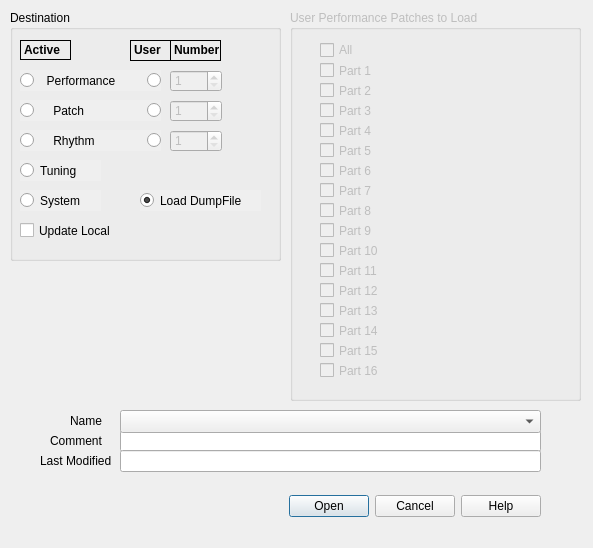
<?xml version="1.0" encoding="UTF-8"?>
<ui version="4.0">
 <class>Load_Dialog</class>
 <widget class="QDialog" name="Load_Dialog">
  <property name="windowModality">
   <enum>Qt::NonModal</enum>
  </property>
  <property name="geometry">
   <rect>
    <x>0</x>
    <y>0</y>
    <width>593</width>
    <height>548</height>
   </rect>
  </property>
  <property name="windowTitle">
   <string>Load Data</string>
  </property>
  <property name="modal">
   <bool>true</bool>
  </property>
  <widget class="QDialogButtonBox" name="Load_buttonBox">
   <property name="geometry">
    <rect>
     <x>40</x>
     <y>490</y>
     <width>501</width>
     <height>32</height>
    </rect>
   </property>
   <property name="orientation">
    <enum>Qt::Horizontal</enum>
   </property>
   <property name="standardButtons">
    <set>QDialogButtonBox::Cancel|QDialogButtonBox::Help|QDialogButtonBox::Open</set>
   </property>
  </widget>
  <widget class="QLineEdit" name="Load_Comment_display">
   <property name="geometry">
    <rect>
     <x>120</x>
     <y>430</y>
     <width>421</width>
     <height>22</height>
    </rect>
   </property>
   <property name="mouseTracking">
    <bool>false</bool>
   </property>
   <property name="acceptDrops">
    <bool>false</bool>
   </property>
   <property name="text">
    <string notr="true"/>
   </property>
   <property name="maxLength">
    <number>255</number>
   </property>
   <property name="readOnly">
    <bool>true</bool>
   </property>
  </widget>
  <widget class="QLabel" name="label">
   <property name="geometry">
    <rect>
     <x>50</x>
     <y>430</y>
     <width>61</width>
     <height>21</height>
    </rect>
   </property>
   <property name="text">
    <string>Comment</string>
   </property>
  </widget>
  <widget class="QLabel" name="label_2">
   <property name="geometry">
    <rect>
     <x>70</x>
     <y>410</y>
     <width>41</width>
     <height>21</height>
    </rect>
   </property>
   <property name="text">
    <string notr="true">Name</string>
   </property>
  </widget>
  <widget class="QLineEdit" name="Load_Timestamp_display">
   <property name="geometry">
    <rect>
     <x>120</x>
     <y>450</y>
     <width>421</width>
     <height>22</height>
    </rect>
   </property>
   <property name="mouseTracking">
    <bool>false</bool>
   </property>
   <property name="acceptDrops">
    <bool>false</bool>
   </property>
   <property name="text">
    <string notr="true"/>
   </property>
   <property name="maxLength">
    <number>255</number>
   </property>
   <property name="readOnly">
    <bool>true</bool>
   </property>
   <property name="placeholderText">
    <string notr="true"/>
   </property>
  </widget>
  <widget class="QGroupBox" name="groupBox">
   <property name="geometry">
    <rect>
     <x>10</x>
     <y>10</y>
     <width>271</width>
     <height>251</height>
    </rect>
   </property>
   <property name="title">
    <string notr="true">Destination</string>
   </property>
   <widget class="QRadioButton" name="Load_CurrentPerformance_button">
    <property name="geometry">
     <rect>
      <x>10</x>
      <y>60</y>
      <width>111</width>
      <height>21</height>
     </rect>
    </property>
    <property name="autoFillBackground">
     <bool>true</bool>
    </property>
    <property name="text">
     <string>  Performance</string>
    </property>
   </widget>
   <widget class="QRadioButton" name="Load_CurrentPatch_button">
    <property name="geometry">
     <rect>
      <x>10</x>
      <y>90</y>
      <width>101</width>
      <height>21</height>
     </rect>
    </property>
    <property name="autoFillBackground">
     <bool>true</bool>
    </property>
    <property name="text">
     <string>    Patch</string>
    </property>
   </widget>
   <widget class="QRadioButton" name="Load_CurrentRhythm_button">
    <property name="geometry">
     <rect>
      <x>10</x>
      <y>120</y>
      <width>101</width>
      <height>21</height>
     </rect>
    </property>
    <property name="autoFillBackground">
     <bool>true</bool>
    </property>
    <property name="text">
     <string notr="true">    Rhythm</string>
    </property>
    <property name="checked">
     <bool>false</bool>
    </property>
   </widget>
   <widget class="QLabel" name="label_3">
    <property name="geometry">
     <rect>
      <x>10</x>
      <y>30</y>
      <width>51</width>
      <height>20</height>
     </rect>
    </property>
    <property name="font">
     <font>
      <weight>75</weight>
      <bold>true</bold>
     </font>
    </property>
    <property name="frameShape">
     <enum>QFrame::Box</enum>
    </property>
    <property name="text">
     <string notr="true">Active</string>
    </property>
    <property name="textFormat">
     <enum>Qt::RichText</enum>
    </property>
    <property name="scaledContents">
     <bool>true</bool>
    </property>
   </widget>
   <widget class="QLabel" name="label_4">
    <property name="geometry">
     <rect>
      <x>120</x>
      <y>30</y>
      <width>41</width>
      <height>21</height>
     </rect>
    </property>
    <property name="font">
     <font>
      <weight>75</weight>
      <bold>true</bold>
     </font>
    </property>
    <property name="frameShape">
     <enum>QFrame::Box</enum>
    </property>
    <property name="text">
     <string notr="true">User</string>
    </property>
    <property name="textFormat">
     <enum>Qt::RichText</enum>
    </property>
   </widget>
   <widget class="QRadioButton" name="Load_UserPerformance_button">
    <property name="geometry">
     <rect>
      <x>110</x>
      <y>60</y>
      <width>41</width>
      <height>21</height>
     </rect>
    </property>
    <property name="layoutDirection">
     <enum>Qt::RightToLeft</enum>
    </property>
    <property name="autoFillBackground">
     <bool>true</bool>
    </property>
    <property name="text">
     <string/>
    </property>
   </widget>
   <widget class="QRadioButton" name="Load_UserPatch_button">
    <property name="geometry">
     <rect>
      <x>110</x>
      <y>90</y>
      <width>41</width>
      <height>21</height>
     </rect>
    </property>
    <property name="layoutDirection">
     <enum>Qt::RightToLeft</enum>
    </property>
    <property name="autoFillBackground">
     <bool>true</bool>
    </property>
    <property name="text">
     <string/>
    </property>
   </widget>
   <widget class="QRadioButton" name="Load_UserRhythm_button">
    <property name="geometry">
     <rect>
      <x>110</x>
      <y>120</y>
      <width>41</width>
      <height>21</height>
     </rect>
    </property>
    <property name="layoutDirection">
     <enum>Qt::RightToLeft</enum>
    </property>
    <property name="autoFillBackground">
     <bool>true</bool>
    </property>
    <property name="text">
     <string/>
    </property>
   </widget>
   <widget class="QRadioButton" name="Load_CurrentTuning_button">
    <property name="geometry">
     <rect>
      <x>10</x>
      <y>150</y>
      <width>81</width>
      <height>21</height>
     </rect>
    </property>
    <property name="autoFillBackground">
     <bool>true</bool>
    </property>
    <property name="text">
     <string notr="true">Tuning</string>
    </property>
    <property name="checked">
     <bool>false</bool>
    </property>
   </widget>
   <widget class="QRadioButton" name="Load_System_button">
    <property name="geometry">
     <rect>
      <x>10</x>
      <y>180</y>
      <width>81</width>
      <height>21</height>
     </rect>
    </property>
    <property name="autoFillBackground">
     <bool>true</bool>
    </property>
    <property name="text">
     <string>System</string>
    </property>
    <property name="checked">
     <bool>false</bool>
    </property>
   </widget>
   <widget class="QRadioButton" name="Load_LoadDump_button">
    <property name="geometry">
     <rect>
      <x>130</x>
      <y>180</y>
      <width>121</width>
      <height>21</height>
     </rect>
    </property>
    <property name="autoFillBackground">
     <bool>true</bool>
    </property>
    <property name="text">
     <string>Load DumpFile</string>
    </property>
    <property name="checked">
     <bool>true</bool>
    </property>
   </widget>
   <widget class="QSpinBox" name="Load_PatchNumber_select">
    <property name="enabled">
     <bool>false</bool>
    </property>
    <property name="geometry">
     <rect>
      <x>160</x>
      <y>90</y>
      <width>52</width>
      <height>22</height>
     </rect>
    </property>
    <property name="keyboardTracking">
     <bool>false</bool>
    </property>
    <property name="minimum">
     <number>1</number>
    </property>
    <property name="maximum">
     <number>256</number>
    </property>
   </widget>
   <widget class="QLabel" name="label_6">
    <property name="geometry">
     <rect>
      <x>160</x>
      <y>30</y>
      <width>51</width>
      <height>21</height>
     </rect>
    </property>
    <property name="font">
     <font>
      <weight>75</weight>
      <bold>true</bold>
     </font>
    </property>
    <property name="frameShape">
     <enum>QFrame::Box</enum>
    </property>
    <property name="text">
     <string notr="true">Number</string>
    </property>
    <property name="textFormat">
     <enum>Qt::RichText</enum>
    </property>
   </widget>
   <widget class="QSpinBox" name="Load_PerfNumber_select">
    <property name="enabled">
     <bool>false</bool>
    </property>
    <property name="geometry">
     <rect>
      <x>160</x>
      <y>60</y>
      <width>52</width>
      <height>22</height>
     </rect>
    </property>
    <property name="keyboardTracking">
     <bool>false</bool>
    </property>
    <property name="minimum">
     <number>1</number>
    </property>
    <property name="maximum">
     <number>32</number>
    </property>
   </widget>
   <widget class="QSpinBox" name="Load_RhythmNumber_select">
    <property name="enabled">
     <bool>false</bool>
    </property>
    <property name="geometry">
     <rect>
      <x>160</x>
      <y>120</y>
      <width>52</width>
      <height>22</height>
     </rect>
    </property>
    <property name="keyboardTracking">
     <bool>false</bool>
    </property>
    <property name="minimum">
     <number>1</number>
    </property>
    <property name="maximum">
     <number>2</number>
    </property>
   </widget>
   <widget class="QCheckBox" name="Load_UpdateLocal_select">
    <property name="geometry">
     <rect>
      <x>10</x>
      <y>210</y>
      <width>111</width>
      <height>21</height>
     </rect>
    </property>
    <property name="text">
     <string>Update Local</string>
    </property>
   </widget>
  </widget>
  <widget class="QLabel" name="label_5">
   <property name="geometry">
    <rect>
     <x>40</x>
     <y>450</y>
     <width>81</width>
     <height>21</height>
    </rect>
   </property>
   <property name="text">
    <string>Last Modified</string>
   </property>
  </widget>
  <widget class="QComboBox" name="Load_Name_select">
   <property name="geometry">
    <rect>
     <x>120</x>
     <y>410</y>
     <width>421</width>
     <height>23</height>
    </rect>
   </property>
  </widget>
  <widget class="QGroupBox" name="Load_PerfPart_box">
   <property name="enabled">
    <bool>false</bool>
   </property>
   <property name="geometry">
    <rect>
     <x>290</x>
     <y>10</y>
     <width>291</width>
     <height>391</height>
    </rect>
   </property>
   <property name="title">
    <string>User Performance Patches to Load</string>
   </property>
   <widget class="QCheckBox" name="Load_PerfPart_1_select">
    <property name="geometry">
     <rect>
      <x>30</x>
      <y>50</y>
      <width>71</width>
      <height>21</height>
     </rect>
    </property>
    <property name="text">
     <string>Part 1</string>
    </property>
   </widget>
   <widget class="QCheckBox" name="Load_PerfPart_2_select">
    <property name="geometry">
     <rect>
      <x>30</x>
      <y>70</y>
      <width>71</width>
      <height>21</height>
     </rect>
    </property>
    <property name="text">
     <string>Part 2</string>
    </property>
   </widget>
   <widget class="QCheckBox" name="Load_PerfPart_3_select">
    <property name="geometry">
     <rect>
      <x>30</x>
      <y>90</y>
      <width>71</width>
      <height>21</height>
     </rect>
    </property>
    <property name="text">
     <string>Part 3</string>
    </property>
   </widget>
   <widget class="QCheckBox" name="Load_PerfPart_4_select">
    <property name="geometry">
     <rect>
      <x>30</x>
      <y>110</y>
      <width>71</width>
      <height>21</height>
     </rect>
    </property>
    <property name="text">
     <string>Part 4</string>
    </property>
   </widget>
   <widget class="QCheckBox" name="Load_PerfPart_5_select">
    <property name="geometry">
     <rect>
      <x>30</x>
      <y>130</y>
      <width>71</width>
      <height>21</height>
     </rect>
    </property>
    <property name="text">
     <string>Part 5</string>
    </property>
   </widget>
   <widget class="QCheckBox" name="Load_PerfPart_6_select">
    <property name="geometry">
     <rect>
      <x>30</x>
      <y>150</y>
      <width>71</width>
      <height>21</height>
     </rect>
    </property>
    <property name="text">
     <string>Part 6</string>
    </property>
   </widget>
   <widget class="QCheckBox" name="Load_PerfPart_7_select">
    <property name="geometry">
     <rect>
      <x>30</x>
      <y>170</y>
      <width>71</width>
      <height>21</height>
     </rect>
    </property>
    <property name="text">
     <string>Part 7</string>
    </property>
   </widget>
   <widget class="QCheckBox" name="Load_PerfPart_8_select">
    <property name="geometry">
     <rect>
      <x>30</x>
      <y>190</y>
      <width>71</width>
      <height>21</height>
     </rect>
    </property>
    <property name="text">
     <string>Part 8</string>
    </property>
   </widget>
   <widget class="QCheckBox" name="Load_PerfPart_15_select">
    <property name="geometry">
     <rect>
      <x>30</x>
      <y>330</y>
      <width>71</width>
      <height>21</height>
     </rect>
    </property>
    <property name="text">
     <string>Part 15</string>
    </property>
   </widget>
   <widget class="QCheckBox" name="Load_PerfPart_10_select">
    <property name="geometry">
     <rect>
      <x>30</x>
      <y>230</y>
      <width>71</width>
      <height>21</height>
     </rect>
    </property>
    <property name="text">
     <string>Part 10</string>
    </property>
   </widget>
   <widget class="QCheckBox" name="Load_PerfPart_16_select">
    <property name="geometry">
     <rect>
      <x>30</x>
      <y>350</y>
      <width>71</width>
      <height>21</height>
     </rect>
    </property>
    <property name="text">
     <string>Part 16</string>
    </property>
   </widget>
   <widget class="QCheckBox" name="Load_PerfPart_11_select">
    <property name="geometry">
     <rect>
      <x>30</x>
      <y>250</y>
      <width>71</width>
      <height>21</height>
     </rect>
    </property>
    <property name="text">
     <string>Part 11</string>
    </property>
   </widget>
   <widget class="QCheckBox" name="Load_PerfPart_14_select">
    <property name="geometry">
     <rect>
      <x>30</x>
      <y>310</y>
      <width>71</width>
      <height>21</height>
     </rect>
    </property>
    <property name="text">
     <string>Part 14</string>
    </property>
   </widget>
   <widget class="QCheckBox" name="Load_PerfPart_9_select">
    <property name="geometry">
     <rect>
      <x>30</x>
      <y>210</y>
      <width>71</width>
      <height>21</height>
     </rect>
    </property>
    <property name="text">
     <string>Part 9</string>
    </property>
   </widget>
   <widget class="QCheckBox" name="Load_PerfPart_13_select">
    <property name="geometry">
     <rect>
      <x>30</x>
      <y>290</y>
      <width>71</width>
      <height>21</height>
     </rect>
    </property>
    <property name="text">
     <string>Part 13</string>
    </property>
   </widget>
   <widget class="QCheckBox" name="Load_PerfPart_12_select">
    <property name="geometry">
     <rect>
      <x>30</x>
      <y>270</y>
      <width>71</width>
      <height>21</height>
     </rect>
    </property>
    <property name="text">
     <string>Part 12</string>
    </property>
   </widget>
   <widget class="QLabel" name="Load_Part_1_data">
    <property name="geometry">
     <rect>
      <x>110</x>
      <y>50</y>
      <width>151</width>
      <height>20</height>
     </rect>
    </property>
    <property name="textInteractionFlags">
     <set>Qt::NoTextInteraction</set>
    </property>
   </widget>
   <widget class="QLabel" name="Load_Part_2_data">
    <property name="geometry">
     <rect>
      <x>110</x>
      <y>70</y>
      <width>151</width>
      <height>20</height>
     </rect>
    </property>
    <property name="textInteractionFlags">
     <set>Qt::NoTextInteraction</set>
    </property>
   </widget>
   <widget class="QLabel" name="Load_Part_3_data">
    <property name="geometry">
     <rect>
      <x>110</x>
      <y>90</y>
      <width>151</width>
      <height>20</height>
     </rect>
    </property>
    <property name="textInteractionFlags">
     <set>Qt::NoTextInteraction</set>
    </property>
   </widget>
   <widget class="QLabel" name="Load_Part_4_data">
    <property name="geometry">
     <rect>
      <x>110</x>
      <y>110</y>
      <width>151</width>
      <height>20</height>
     </rect>
    </property>
    <property name="textInteractionFlags">
     <set>Qt::NoTextInteraction</set>
    </property>
   </widget>
   <widget class="QLabel" name="Load_Part_5_data">
    <property name="geometry">
     <rect>
      <x>110</x>
      <y>130</y>
      <width>151</width>
      <height>20</height>
     </rect>
    </property>
    <property name="textInteractionFlags">
     <set>Qt::NoTextInteraction</set>
    </property>
   </widget>
   <widget class="QLabel" name="Load_Part_6_data">
    <property name="geometry">
     <rect>
      <x>110</x>
      <y>150</y>
      <width>151</width>
      <height>20</height>
     </rect>
    </property>
    <property name="textInteractionFlags">
     <set>Qt::NoTextInteraction</set>
    </property>
   </widget>
   <widget class="QLabel" name="Load_Part_8_data">
    <property name="geometry">
     <rect>
      <x>110</x>
      <y>190</y>
      <width>151</width>
      <height>20</height>
     </rect>
    </property>
    <property name="textInteractionFlags">
     <set>Qt::NoTextInteraction</set>
    </property>
   </widget>
   <widget class="QLabel" name="Load_Part_9_data">
    <property name="geometry">
     <rect>
      <x>110</x>
      <y>210</y>
      <width>151</width>
      <height>20</height>
     </rect>
    </property>
    <property name="textInteractionFlags">
     <set>Qt::NoTextInteraction</set>
    </property>
   </widget>
   <widget class="QLabel" name="Load_Part_7_data">
    <property name="geometry">
     <rect>
      <x>110</x>
      <y>170</y>
      <width>151</width>
      <height>20</height>
     </rect>
    </property>
    <property name="textInteractionFlags">
     <set>Qt::NoTextInteraction</set>
    </property>
   </widget>
   <widget class="QLabel" name="Load_Part_10_data">
    <property name="geometry">
     <rect>
      <x>110</x>
      <y>230</y>
      <width>151</width>
      <height>20</height>
     </rect>
    </property>
    <property name="textInteractionFlags">
     <set>Qt::NoTextInteraction</set>
    </property>
   </widget>
   <widget class="QLabel" name="Load_Part_11_data">
    <property name="geometry">
     <rect>
      <x>110</x>
      <y>250</y>
      <width>151</width>
      <height>20</height>
     </rect>
    </property>
    <property name="textInteractionFlags">
     <set>Qt::NoTextInteraction</set>
    </property>
   </widget>
   <widget class="QLabel" name="Load_Part_12_data">
    <property name="geometry">
     <rect>
      <x>110</x>
      <y>270</y>
      <width>151</width>
      <height>20</height>
     </rect>
    </property>
    <property name="textInteractionFlags">
     <set>Qt::NoTextInteraction</set>
    </property>
   </widget>
   <widget class="QLabel" name="Load_Part_13_data">
    <property name="geometry">
     <rect>
      <x>110</x>
      <y>290</y>
      <width>151</width>
      <height>20</height>
     </rect>
    </property>
    <property name="textInteractionFlags">
     <set>Qt::NoTextInteraction</set>
    </property>
   </widget>
   <widget class="QLabel" name="Load_Part_14_data">
    <property name="geometry">
     <rect>
      <x>110</x>
      <y>310</y>
      <width>151</width>
      <height>20</height>
     </rect>
    </property>
    <property name="textInteractionFlags">
     <set>Qt::NoTextInteraction</set>
    </property>
   </widget>
   <widget class="QLabel" name="Load_Part_16_data">
    <property name="geometry">
     <rect>
      <x>110</x>
      <y>350</y>
      <width>151</width>
      <height>20</height>
     </rect>
    </property>
    <property name="textInteractionFlags">
     <set>Qt::NoTextInteraction</set>
    </property>
   </widget>
   <widget class="QLabel" name="Load_Part_15_data">
    <property name="geometry">
     <rect>
      <x>110</x>
      <y>330</y>
      <width>151</width>
      <height>20</height>
     </rect>
    </property>
    <property name="textInteractionFlags">
     <set>Qt::NoTextInteraction</set>
    </property>
   </widget>
   <widget class="QCheckBox" name="Load_PerfPart_All_select">
    <property name="geometry">
     <rect>
      <x>30</x>
      <y>30</y>
      <width>41</width>
      <height>20</height>
     </rect>
    </property>
    <property name="text">
     <string>All</string>
    </property>
   </widget>
  </widget>
 </widget>
 <resources/>
 <connections>
  <connection>
   <sender>Load_UserPerformance_button</sender>
   <signal>toggled(bool)</signal>
   <receiver>Load_PerfNumber_select</receiver>
   <slot>setEnabled(bool)</slot>
   <hints>
    <hint type="sourcelabel">
     <x>146</x>
     <y>79</y>
    </hint>
    <hint type="destinationlabel">
     <x>194</x>
     <y>79</y>
    </hint>
   </hints>
  </connection>
  <connection>
   <sender>Load_UserPatch_button</sender>
   <signal>toggled(bool)</signal>
   <receiver>Load_PatchNumber_select</receiver>
   <slot>setEnabled(bool)</slot>
   <hints>
    <hint type="sourcelabel">
     <x>153</x>
     <y>110</y>
    </hint>
    <hint type="destinationlabel">
     <x>204</x>
     <y>115</y>
    </hint>
   </hints>
  </connection>
  <connection>
   <sender>Load_UserRhythm_button</sender>
   <signal>toggled(bool)</signal>
   <receiver>Load_RhythmNumber_select</receiver>
   <slot>setEnabled(bool)</slot>
   <hints>
    <hint type="sourcelabel">
     <x>155</x>
     <y>142</y>
    </hint>
    <hint type="destinationlabel">
     <x>197</x>
     <y>142</y>
    </hint>
   </hints>
  </connection>
 </connections>
</ui>
